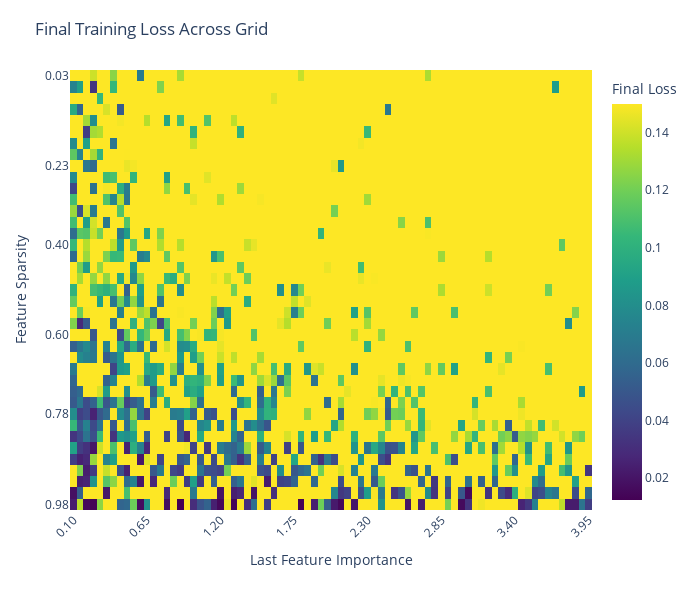

The code cell stored with this chart in its notebook:
### Code cell
run_phase_change(2,1,1)

### Figure 1 — Plotly figure (JSON) as saved in the notebook; plotly's stock layout.template omitted (floating-point values rounded to 4 significant figures; data arrays with more than 128 entries replaced by an {"elided": "..."} marker saying what was removed)
{"data": [{"colorbar": {"title": {"text": "Final Loss"}}, "colorscale": [[0, "#440154"], [0.1111, "#482878"], [0.2222, "#3e4989"], [0.3333, "#31688e"], [0.4444, "#26828e"], [0.5556, "#1f9e89"], [0.6667, "#35b779"], [0.7778, "#6ece58"], [0.8889, "#b5de2b"], [1, "#fde725"]], "hovertemplate": "importance=%{x:.3f}<br>sparsity=%{y:.3f}<br>loss=%{z:.6f}<extra></extra>", "type": "heatmap", "x": [0.1, 0.15, 0.2, 0.25, 0.3, 0.35, 0.4, 0.45, 0.5, 0.55, 0.6, 0.65, 0.7, 0.75, 0.8, 0.85, 0.9, 0.95, 1.0, 1.05, 1.1, 1.15, 1.2, 1.25, 1.3, 1.35, 1.4, 1.45, 1.5, 1.55, 1.6, 1.65, 1.7, 1.75, 1.8, 1.85, 1.9, 1.95, 2.0, 2.05, 2.1, 2.15, 2.2, 2.25, 2.3, 2.35, 2.4, 2.45, 2.5, 2.55, 2.6, 2.65, 2.7, 2.75, 2.8, 2.85, 2.9, 2.95, 3.0, 3.05, 3.1, 3.15, 3.2, 3.25, 3.3, 3.35, 3.4, 3.45, 3.5, 3.55, 3.6, 3.65, 3.7, 3.75, 3.8, 3.85, 3.9, 3.95], "y": [0.025, 0.05, 0.075, 0.1, 0.125, 0.15, 0.175, 0.2, 0.225, 0.25, 0.275, 0.3, 0.325, 0.35, 0.375, 0.4, 0.425, 0.45, 0.475, 0.5, 0.525, 0.55, 0.575, 0.6, 0.625, 0.65, 0.675, 0.7, 0.725, 0.75, 0.775, 0.8, 0.825, 0.85, 0.875, 0.9, 0.925, 0.95, 0.975], "z": {"elided": "39x78 float values"}, "zmax": 0.15, "zmin": 0.01232}], "layout": {"height": 600, "margin": {"b": 90, "l": 70, "r": 30, "t": 70}, "title": {"text": "Final Training Loss Across Grid"}, "width": 700, "xaxis": {"tickangle": -45, "tickmode": "array", "ticktext": ["0.10", "0.65", "1.20", "1.75", "2.30", "2.85", "3.40", "3.95"], "tickvals": [0.1, 0.65, 1.2, 1.75, 2.3, 2.85, 3.4, 3.95], "title": {"text": "Last Feature Importance"}}, "yaxis": {"autorange": "reversed", "tickmode": "array", "ticktext": ["0.03", "0.23", "0.40", "0.60", "0.78", "0.98"], "tickvals": [0.025, 0.225, 0.4, 0.6, 0.775, 0.975], "title": {"text": "Feature Sparsity"}}}}
